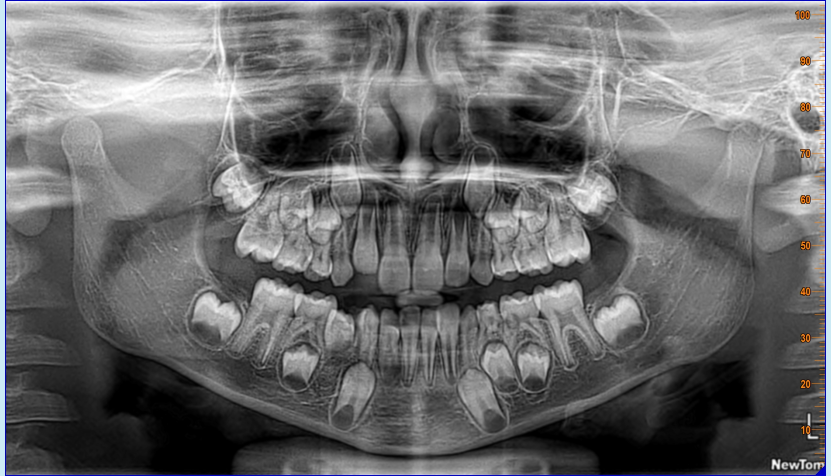
#> input picture data/samples/AARUSH 7 YRS MALE_DR DEEPAK K_2017_07_31_2D_Image_Shot.jpg, 1662 x 952 px (shown at 1/2 size)
$ python -i image_processing.py   (imports and definitions only)   (older library calls are emulated)
#> lines starting #> are read from the running program, lines starting #| are printed output that depends on the picture
#> further down, picture is the input picture: shape (952, 1662, 3); mean B, G, R 109.4, 108.2, 108
#!/usr/bin/env python3
# -*- coding: utf-8 -*-

"""
Image preprocessing module for dental radiographs.

This module contains functions for enhancing dental radiograph images
to improve tooth detection and measurement accuracy.
"""

import cv2
import numpy as np
from skimage import exposure, filters, morphology, util, restoration, feature, transform


def preprocess_image(image):
    """Preprocess a dental radiograph image for better feature extraction.

    Args:
        image (numpy.ndarray): Input radiograph image

    Returns:
        numpy.ndarray: Preprocessed image
    """
    # Convert to grayscale if needed
    if len(image.shape) == 3:
        gray = cv2.cvtColor(image, cv2.COLOR_BGR2GRAY)
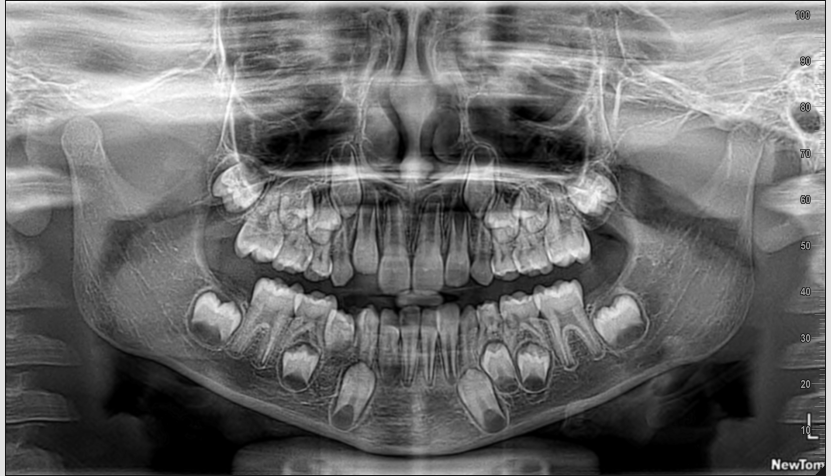
#> gray: shape (952, 1662) (shown at 1/2 size); min 0, max 255, mean 108.3
    else:
        gray = image.copy()

    # Apply CLAHE (Contrast Limited Adaptive Histogram Equalization) with stronger contrast enhancement
    clahe = cv2.createCLAHE(clipLimit=3.0, tileGridSize=(8, 8))
    enhanced = clahe.apply(gray)
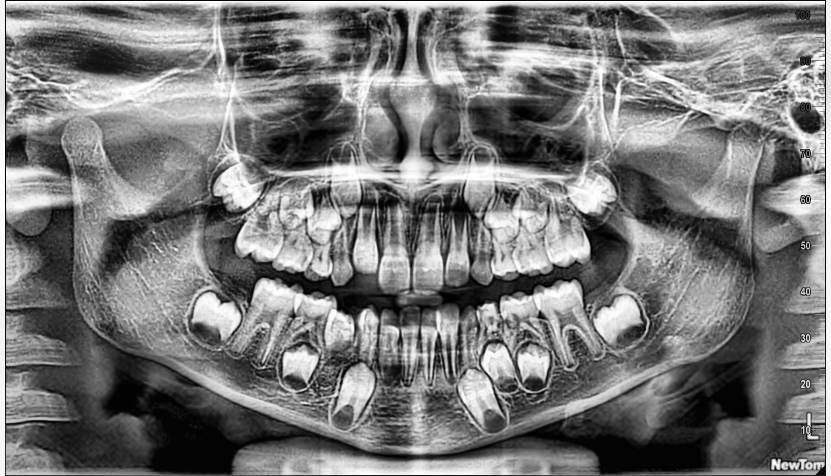
#> enhanced: shape (952, 1662) (shown at 1/2 size); min 0, max 255, mean 120.1

    # Denoise the image with edge preservation
    denoised = cv2.bilateralFilter(enhanced, 9, 75, 75)

    # Apply histogram stretching to improve contrast
    p2, p98 = np.percentile(denoised, (2, 98))
#> p2 = 4; p98 = 243
    stretched = exposure.rescale_intensity(denoised, in_range=(p2, p98))

    # Apply gamma correction to enhance bright regions (teeth)
    gamma_corrected = exposure.adjust_gamma(stretched, 0.8)
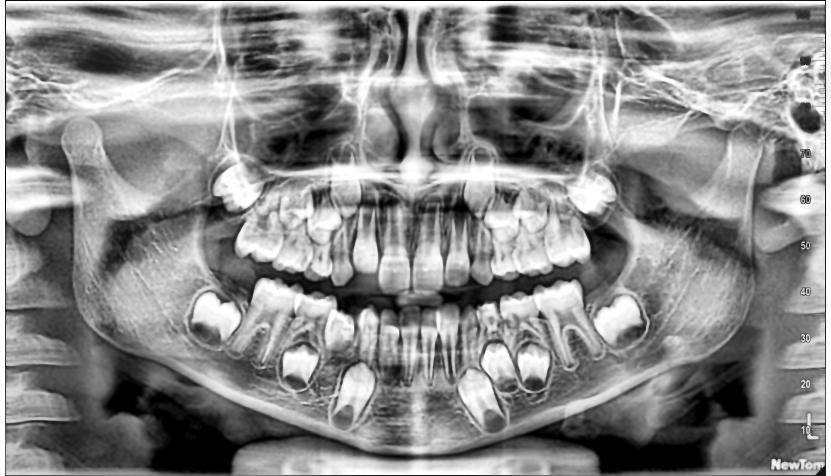
#> gamma_corrected: shape (952, 1662) (shown at 1/2 size); min 0, max 255, mean 138.3

    # Sharpen the image to enhance edges
    kernel = np.array([[-1, -1, -1],
                      [-1, 9, -1],
                      [-1, -1, -1]])
    sharpened = cv2.filter2D(gamma_corrected, -1, kernel)

    # Apply morphological operations to enhance teeth structures
    disk_kernel = morphology.disk(1)
    enhanced_structures = morphology.white_tophat(sharpened, disk_kernel)
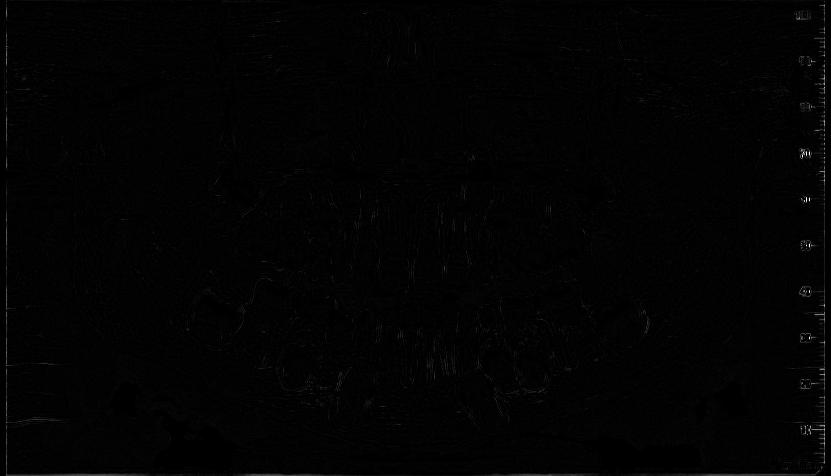
#> enhanced_structures: shape (952, 1662) (shown at 1/2 size); min 0, max 255, mean 2.4
    result = cv2.addWeighted(sharpened, 1.0, enhanced_structures, 0.5, 0)

    return result


# [109 lines left out: functions normalize_image, enhance_edges, segment_teeth_region, enhance_teeth_boundaries, not called in this run]

>>> import cv2
>>> picture = cv2.imread('../../data/samples/AARUSH 7 YRS MALE_DR DEEPAK K_2017_07_31_2D_Image_Shot.jpg')
>>> result = preprocess_image(picture)

$ run again, on data/samples/AFIYA 8 YEARS FEMALE_DR JUNAID_2016_01_01_2D_Image_Shot.jpg
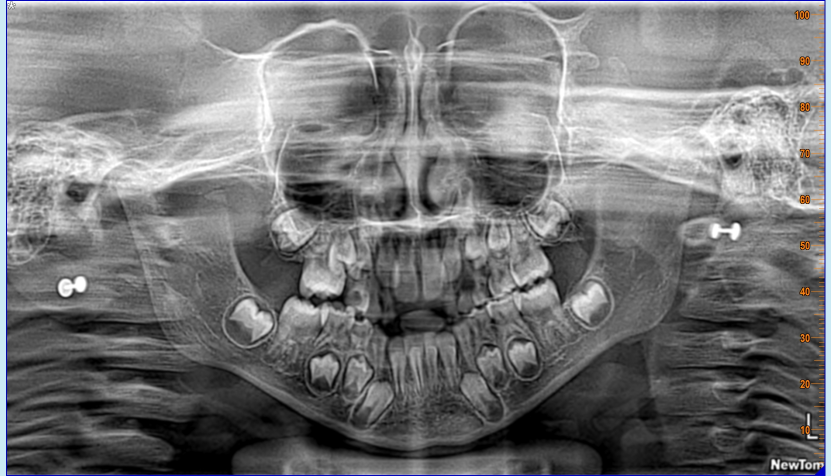
#> input picture data/samples/AFIYA 8 YEARS FEMALE_DR JUNAID_2016_01_01_2D_Image_Shot.jpg, 1662 x 952 px (shown at 1/2 size)
#> picture is the input picture: shape (952, 1662, 3); mean B, G, R 117.8, 116.6, 116.4
#> in preprocess_image, `enhanced = clahe.apply(gray)`:
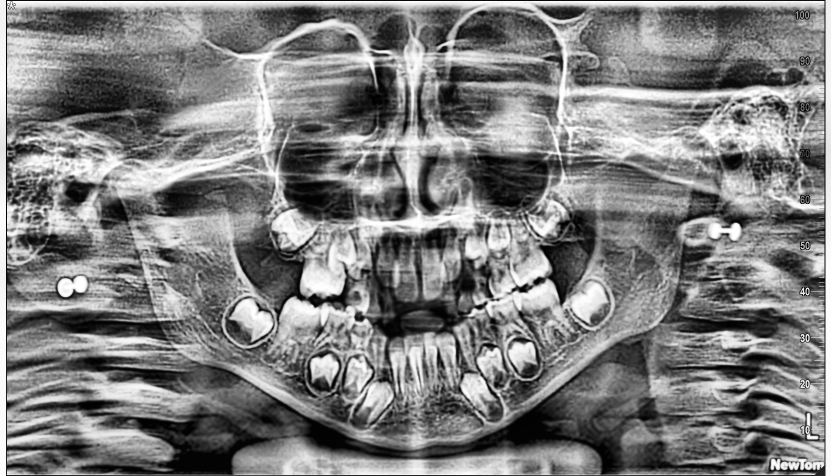
#> enhanced: shape (952, 1662) (shown at 1/2 size); min 0, max 255, mean 125.7
#> p2 = 10; p98 = 244
#> in preprocess_image, `enhanced_structures = morphology.white_tophat(sharpened, disk_kernel)`:
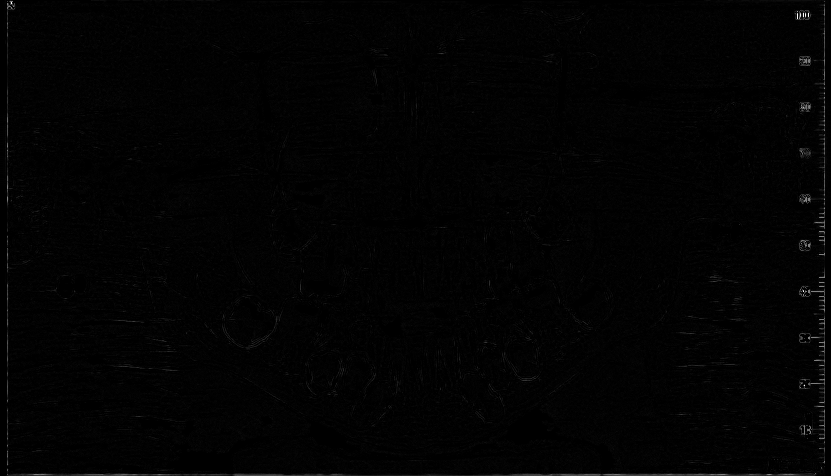
#> enhanced_structures: shape (952, 1662) (shown at 1/2 size); min 0, max 255, mean 2.4

$ run again, on data/samples/AKSA 7 YRS FEMALE_DR JUNAID_2017_07_17_2D_Image_Shot.jpg
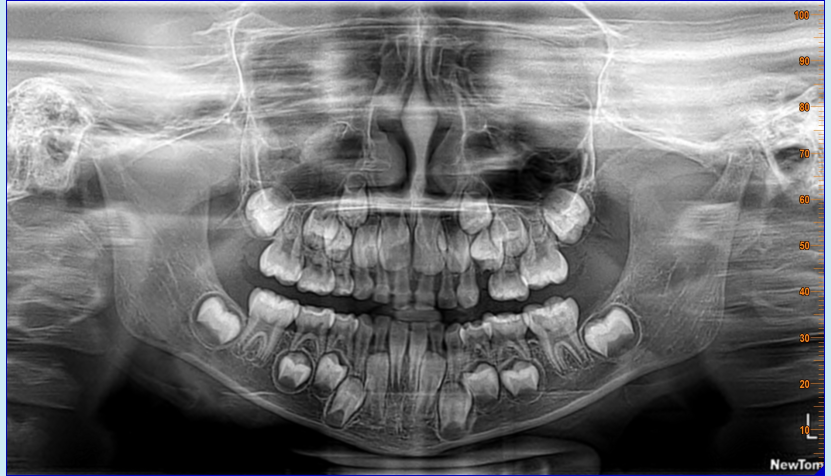
#> input picture data/samples/AKSA 7 YRS FEMALE_DR JUNAID_2017_07_17_2D_Image_Shot.jpg, 1662 x 952 px (shown at 1/2 size)
#> picture is the input picture: shape (952, 1662, 3); mean B, G, R 115.9, 114.6, 114.4
#> in preprocess_image, `enhanced = clahe.apply(gray)`:
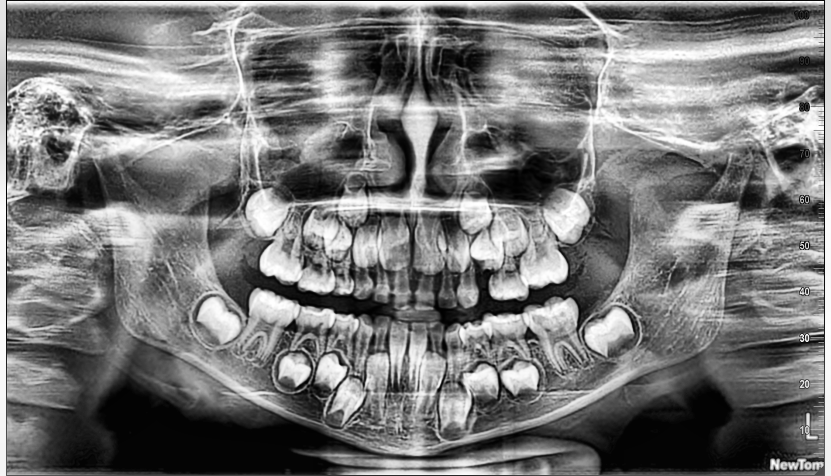
#> enhanced: shape (952, 1662) (shown at 1/2 size); min 0, max 255, mean 120.1
#> p2 = 4; p98 = 243
#> in preprocess_image, `enhanced_structures = morphology.white_tophat(sharpened, disk_kernel)`:
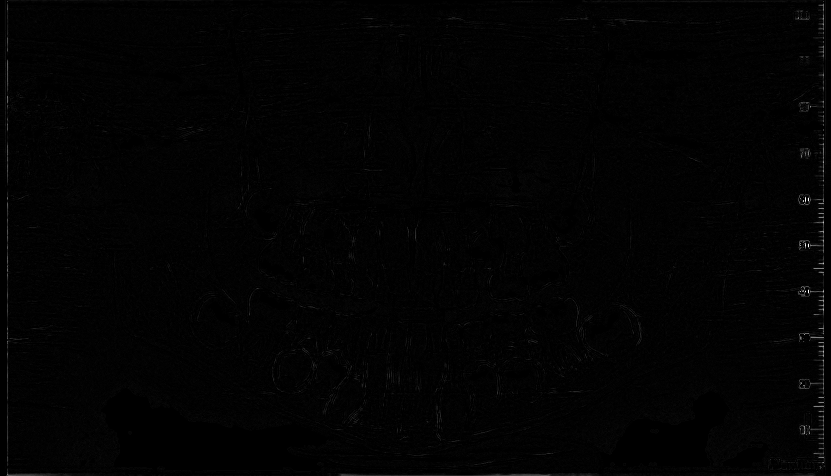
#> enhanced_structures: shape (952, 1662) (shown at 1/2 size); min 0, max 255, mean 2.4

$ run again, on data/samples/ALFIYA TAJ 11 YRS FEMALE_DR RAZA_2014_01_01_2D_Image_Shot (2).jpg
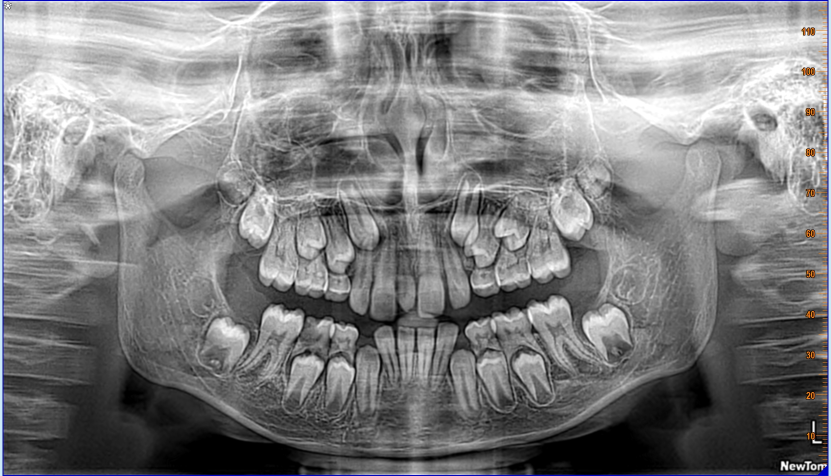
#> input picture data/samples/ALFIYA TAJ 11 YRS FEMALE_DR RAZA_2014_01_01_2D_Image_Shot (2).jpg, 1662 x 952 px (shown at 1/2 size)
#> picture is the input picture: shape (952, 1662, 3); mean B, G, R 130.3, 129.1, 129.1
#> in preprocess_image, `enhanced = clahe.apply(gray)`:
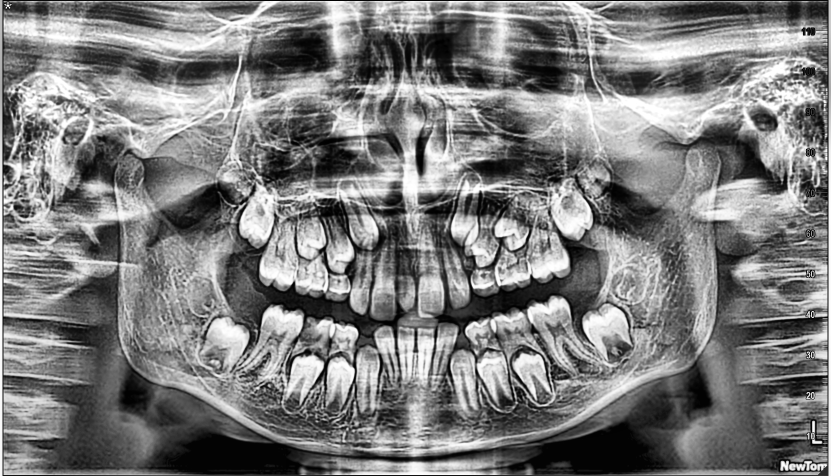
#> enhanced: shape (952, 1662) (shown at 1/2 size); min 0, max 255, mean 123.9
#> p2 = 7; p98 = 243
#> in preprocess_image, `enhanced_structures = morphology.white_tophat(sharpened, disk_kernel)`:
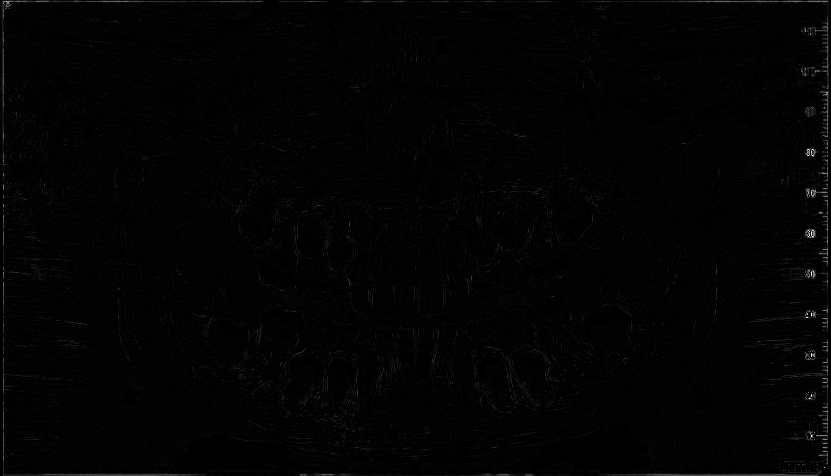
#> enhanced_structures: shape (952, 1662) (shown at 1/2 size); min 0, max 255, mean 2.9
